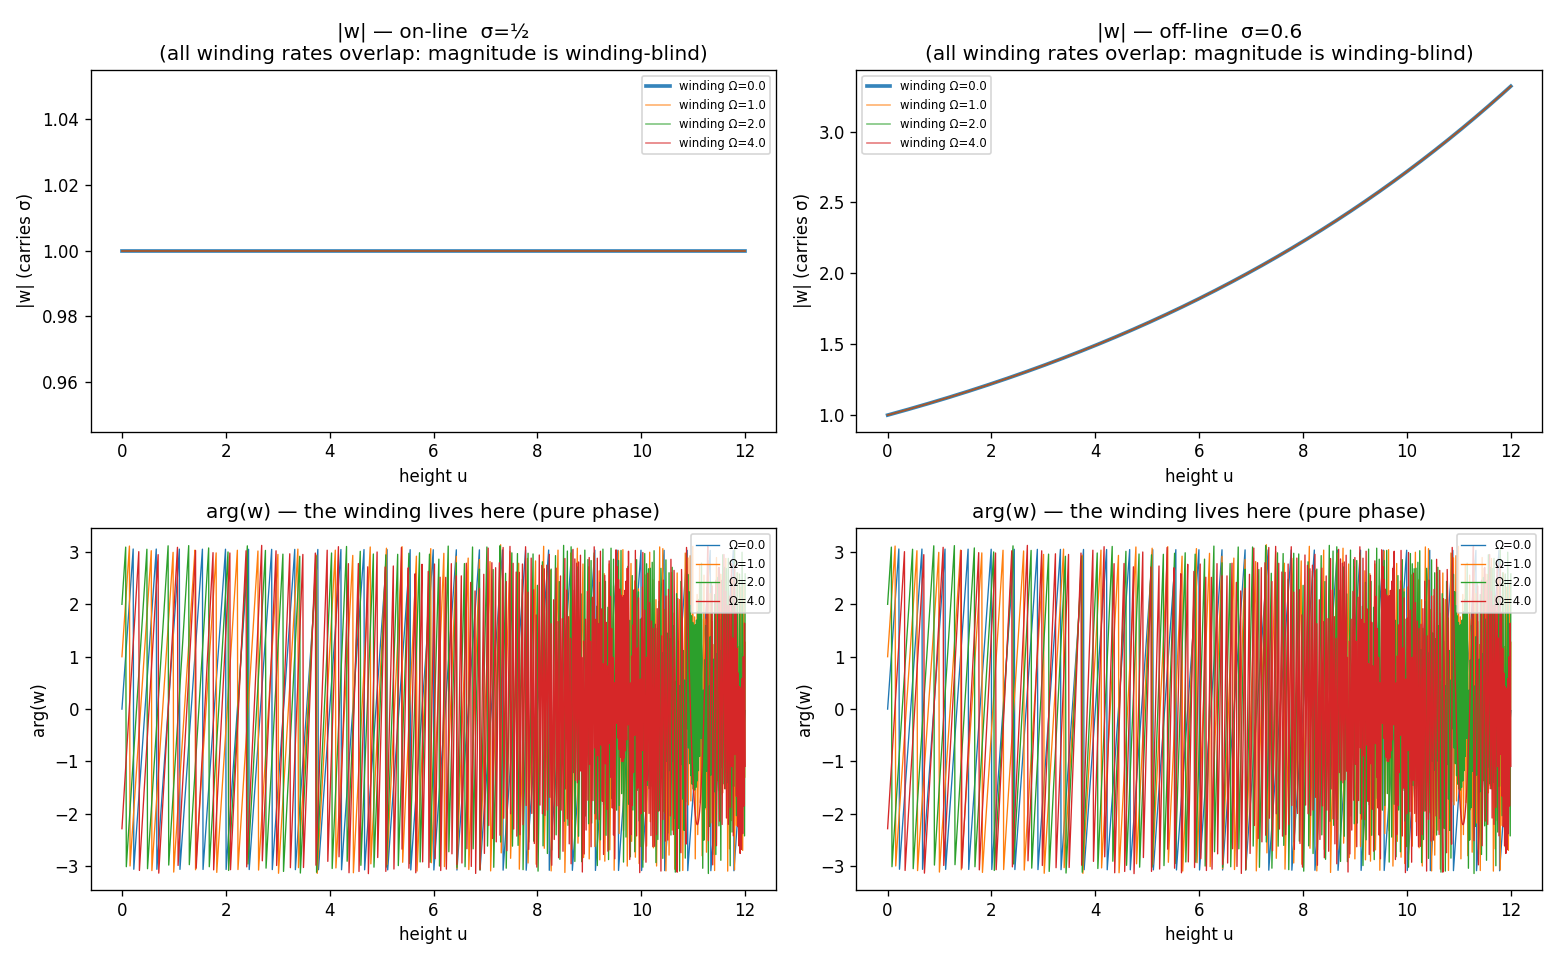

This figure's Python source:
"""
Winding is PURE PHASE — the third axis, independent of radial growth (σ) and pitch (γ).

A mode on the helix:  w(u) = e^{(σ−½)u} · e^{iγu} · e^{i·Ω·θ(u)}
  - radial growth (σ−½)  → in the MAGNITUDE |w| = e^{(σ−½)u}
  - pitch (γ) and winding (Ω) → in the PHASE arg(w), both |·|=1
So |w| depends only on σ; ANY winding rate Ω leaves |w| (hence the radial-½ / on-line test) and
the recovered γ untouched. This is exactly the Lean fact modeResponse_abs:
    ‖exp(((σ−½)+iγ)·t)‖ = exp((σ−½)·t)   — the winding term vanishes from the modulus.
"""
import numpy as np, os
import matplotlib; matplotlib.use('Agg'); import matplotlib.pyplot as plt
OUT = os.path.dirname(os.path.abspath(__file__))

u = np.linspace(0, 12, 1000)
gamma = 14.1347
theta = np.exp(u/2)                       # geometric winding coordinate (loop count k=√x)
windings = [0.0, 1.0, 2.0, 4.0]

fig, axes = plt.subplots(2, 2, figsize=(13, 8))
for col, (sig, name) in enumerate([(0.5, 'on-line  σ=½'), (0.6, 'off-line  σ=0.6')]):
    axm, axp = axes[0, col], axes[1, col]
    for Om in windings:
        w = np.exp((sig - 0.5)*u) * np.exp(1j*gamma*u) * np.exp(1j*Om*theta)
        axm.plot(u, np.abs(w), lw=2.2 if Om == 0 else 1.0,
                 label=f'winding Ω={Om}', alpha=0.9 if Om == 0 else 0.6)
        axp.plot(u, np.angle(w), lw=0.8, label=f'Ω={Om}')
    axm.set_title(f'|w| — {name}\n(all winding rates overlap: magnitude is winding-blind)')
    axm.set_xlabel('height u'); axm.set_ylabel('|w| (carries σ)'); axm.legend(fontsize=7)
    axp.set_title('arg(w) — the winding lives here (pure phase)')
    axp.set_xlabel('height u'); axp.set_ylabel('arg(w)'); axp.legend(fontsize=7)
fig.tight_layout(); fig.savefig(f'{OUT}/winding_phase.png', dpi=120)
print(f"saved {OUT}/winding_phase.png")

# numeric witness: |w| is bit-identical across winding rates
base = np.abs(np.exp((0.5-0.5)*u) * np.exp(1j*gamma*u) * np.exp(1j*0.0*theta))
print("on-line, max |  |w(Ω)| − |w(0)|  | over winding rates:")
for Om in windings:
    w = np.exp((0.5-0.5)*u) * np.exp(1j*gamma*u) * np.exp(1j*Om*theta)
    print(f"  Ω={Om}:  {np.max(np.abs(np.abs(w) - base)):.2e}   (|w| ≡ 1, on-line, every winding)")
print("\n⇒ winding moves only arg(w); |w| (radial-½ / on-line) and γ are untouched. Pure phase.")
